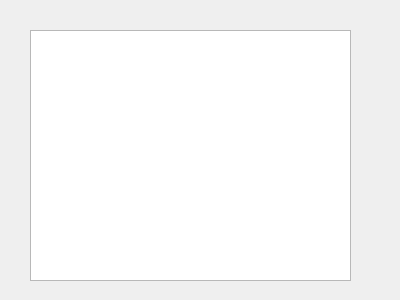
<?xml version="1.0" encoding="UTF-8"?>
<ui version="4.0">
 <class>TFormDoc</class>
 <widget class="QWidget" name="TFormDoc">
  <property name="geometry">
   <rect>
    <x>0</x>
    <y>0</y>
    <width>400</width>
    <height>300</height>
   </rect>
  </property>
  <property name="windowTitle">
   <string>Form</string>
  </property>
  <widget class="QPlainTextEdit" name="plainTextEdit">
   <property name="geometry">
    <rect>
     <x>30</x>
     <y>30</y>
     <width>321</width>
     <height>251</height>
    </rect>
   </property>
  </widget>
  <action name="actPaste">
   <property name="icon">
    <iconset resource="res.qrc">
     <normaloff>:/icon/images/copy.png</normaloff>:/icon/images/copy.png</iconset>
   </property>
   <property name="text">
    <string>粘贴</string>
   </property>
   <property name="toolTip">
    <string>粘贴</string>
   </property>
   <property name="shortcut">
    <string>Ctrl+V</string>
   </property>
  </action>
  <action name="actFont">
   <property name="icon">
    <iconset resource="res.qrc">
     <normaloff>:/icon/images/font.png</normaloff>:/icon/images/font.png</iconset>
   </property>
   <property name="text">
    <string>字体</string>
   </property>
   <property name="toolTip">
    <string>设置字体</string>
   </property>
  </action>
  <action name="actClose">
   <property name="icon">
    <iconset resource="res.qrc">
     <normaloff>:/icon/images/quit.png</normaloff>:/icon/images/quit.png</iconset>
   </property>
   <property name="text">
    <string>关闭</string>
   </property>
   <property name="toolTip">
    <string>关闭本窗口</string>
   </property>
  </action>
  <action name="actUndo">
   <property name="icon">
    <iconset resource="res.qrc">
     <normaloff>:/icon/images/chexiao.png</normaloff>:/icon/images/chexiao.png</iconset>
   </property>
   <property name="text">
    <string>撤销</string>
   </property>
   <property name="toolTip">
    <string>撤销编辑操作</string>
   </property>
   <property name="shortcut">
    <string>Ctrl+Z</string>
   </property>
  </action>
  <action name="actRedo">
   <property name="icon">
    <iconset resource="res.qrc">
     <normaloff>:/icon/images/reset.png</normaloff>:/icon/images/reset.png</iconset>
   </property>
   <property name="text">
    <string>重复</string>
   </property>
   <property name="toolTip">
    <string>重复编辑操作</string>
   </property>
  </action>
  <action name="actSave">
   <property name="icon">
    <iconset resource="res.qrc">
     <normaloff>:/icon/images/files-save.png</normaloff>:/icon/images/files-save.png</iconset>
   </property>
   <property name="text">
    <string>保存</string>
   </property>
   <property name="toolTip">
    <string>取消修改标志</string>
   </property>
  </action>
  <action name="actCopy">
   <property name="icon">
    <iconset resource="res.qrc">
     <normaloff>:/icon/images/file-file.png</normaloff>:/icon/images/file-file.png</iconset>
   </property>
   <property name="text">
    <string>复制</string>
   </property>
   <property name="toolTip">
    <string>复制</string>
   </property>
   <property name="shortcut">
    <string>Ctrl+C</string>
   </property>
  </action>
  <action name="actCut">
   <property name="icon">
    <iconset resource="res.qrc">
     <normaloff>:/icon/images/cut.png</normaloff>:/icon/images/cut.png</iconset>
   </property>
   <property name="text">
    <string>剪切</string>
   </property>
   <property name="toolTip">
    <string>剪切</string>
   </property>
   <property name="shortcut">
    <string>Ctrl+X</string>
   </property>
  </action>
  <action name="actOpen">
   <property name="icon">
    <iconset resource="res.qrc">
     <normaloff>:/icon/images/files-open.png</normaloff>:/icon/images/files-open.png</iconset>
   </property>
   <property name="text">
    <string>打开</string>
   </property>
   <property name="toolTip">
    <string>打开</string>
   </property>
  </action>
 </widget>
 <resources>
  <include location="res.qrc"/>
 </resources>
 <connections>
  <connection>
   <sender>actCopy</sender>
   <signal>triggered()</signal>
   <receiver>plainTextEdit</receiver>
   <slot>copy()</slot>
   <hints>
    <hint type="sourcelabel">
     <x>-1</x>
     <y>-1</y>
    </hint>
    <hint type="destinationlabel">
     <x>190</x>
     <y>155</y>
    </hint>
   </hints>
  </connection>
  <connection>
   <sender>actPaste</sender>
   <signal>triggered()</signal>
   <receiver>plainTextEdit</receiver>
   <slot>paste()</slot>
   <hints>
    <hint type="sourcelabel">
     <x>-1</x>
     <y>-1</y>
    </hint>
    <hint type="destinationlabel">
     <x>190</x>
     <y>155</y>
    </hint>
   </hints>
  </connection>
  <connection>
   <sender>actRedo</sender>
   <signal>triggered()</signal>
   <receiver>plainTextEdit</receiver>
   <slot>redo()</slot>
   <hints>
    <hint type="sourcelabel">
     <x>-1</x>
     <y>-1</y>
    </hint>
    <hint type="destinationlabel">
     <x>190</x>
     <y>155</y>
    </hint>
   </hints>
  </connection>
  <connection>
   <sender>actClose</sender>
   <signal>triggered()</signal>
   <receiver>TFormDoc</receiver>
   <slot>close()</slot>
   <hints>
    <hint type="sourcelabel">
     <x>-1</x>
     <y>-1</y>
    </hint>
    <hint type="destinationlabel">
     <x>199</x>
     <y>149</y>
    </hint>
   </hints>
  </connection>
  <connection>
   <sender>actCut</sender>
   <signal>triggered()</signal>
   <receiver>plainTextEdit</receiver>
   <slot>cut()</slot>
   <hints>
    <hint type="sourcelabel">
     <x>-1</x>
     <y>-1</y>
    </hint>
    <hint type="destinationlabel">
     <x>190</x>
     <y>155</y>
    </hint>
   </hints>
  </connection>
  <connection>
   <sender>actUndo</sender>
   <signal>triggered()</signal>
   <receiver>plainTextEdit</receiver>
   <slot>undo()</slot>
   <hints>
    <hint type="sourcelabel">
     <x>-1</x>
     <y>-1</y>
    </hint>
    <hint type="destinationlabel">
     <x>190</x>
     <y>155</y>
    </hint>
   </hints>
  </connection>
 </connections>
</ui>
